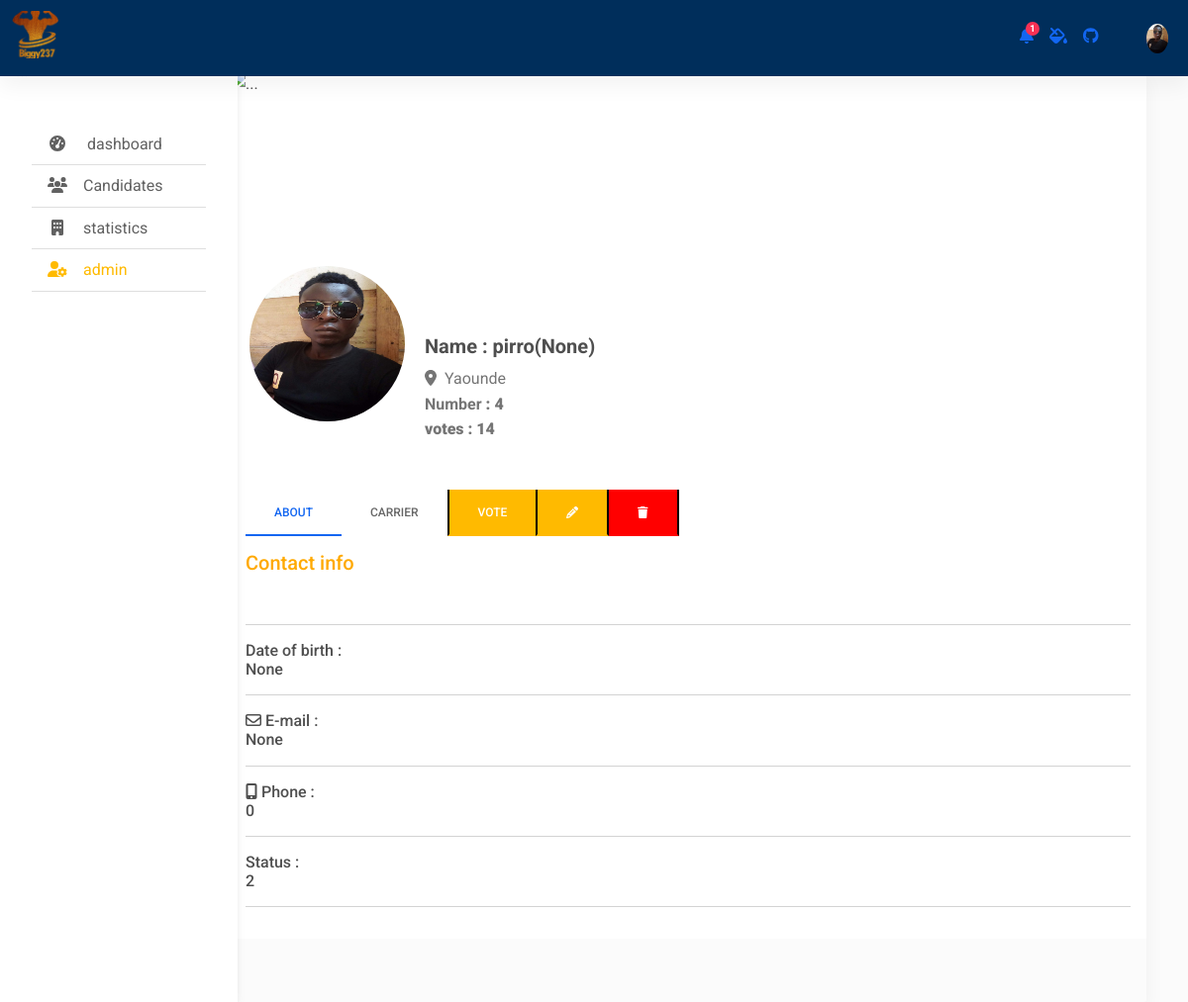
/candidates/candidate_profile/2/, run on an earlier commit of the app's database.
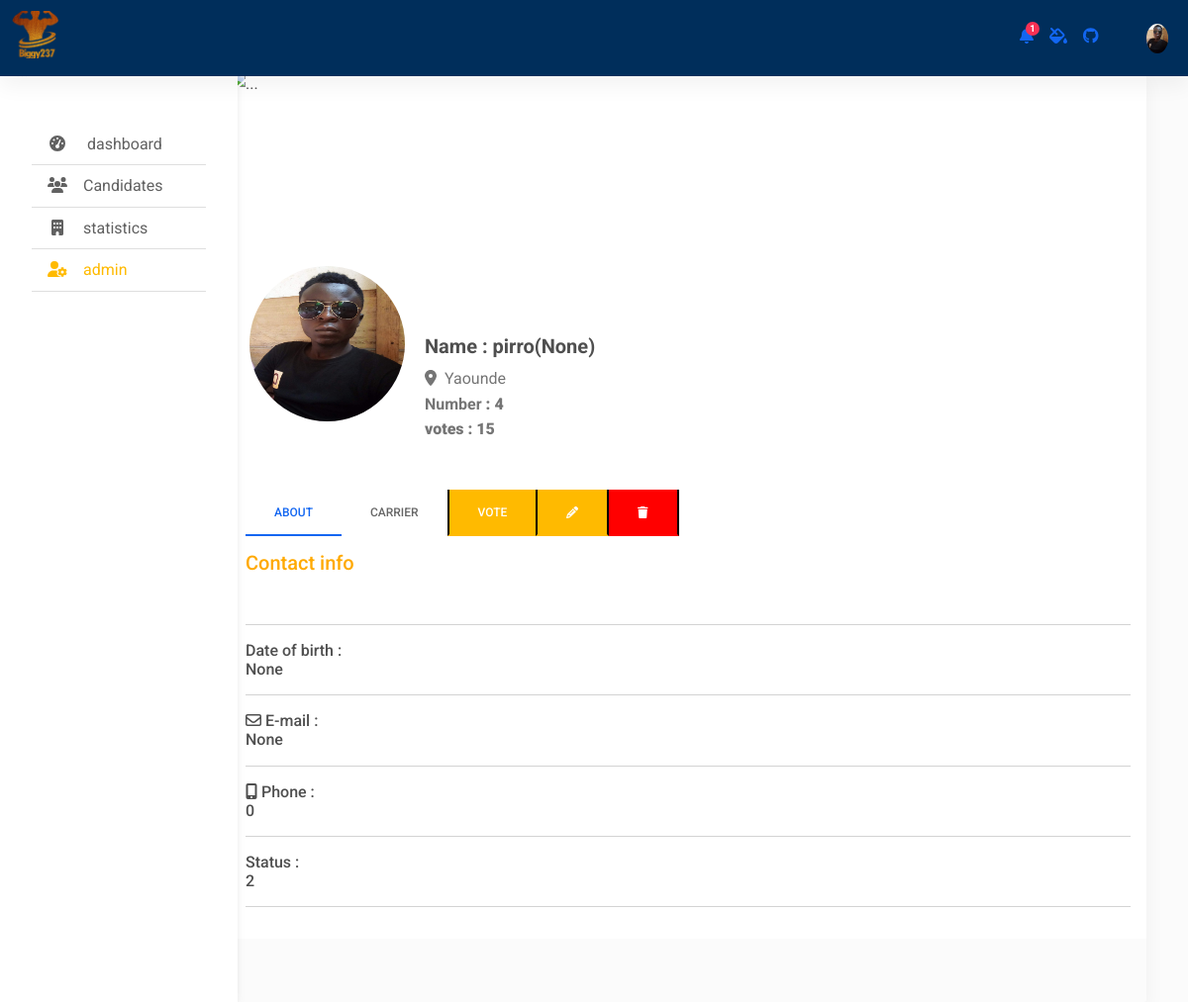
And on a later commit of the database.
### polls/models.py (models this page shows, shortened)
class Choice(models.Model):
	candidate_name       =  models.CharField(max_length =  200)
	carrier_history      =  models.CharField(max_length = 400,null = True)
	candidate_status     =  models.CharField (max_length =200,null=True)
	candidate_email      =  models.CharField(max_length =  200 , null = True)
	candidate_date_birth =  models.DateField(null       = True)
	candidate_number     =  models.IntegerField()
	candidate_tel        =  models.IntegerField( default = 0)
	candidate_image      =  models.ImageField(upload_to ='img/',null   = True, blank  = True)
	candidate_role       =  models.CharField(max_length = 200,  null     = True)
	vote                 =  models.IntegerField(default = 0)

### polls/views.py (the view)
# urls.py: path('candidates/candidate_profile/<int:candidates_id>/',views.candidate_profile, name = 'candidate_profile'),
def candidate_profile(request, candidates_id):
	candidate = get_object_or_404(Choice,pk = candidates_id)
	print('id: ',candidates_id)
	context = {'candidate':candidate}
	return render(request,'polls/profile.html',context=context)

### polls/templates/polls/profile.html (shortened to what the changed rows need)
{% extends "polls/base_generic.html" %}
{% block content%}
{% load static %}
<div class="container mt-5 ">
    <div class="row d-flex justify-content-end mt-5">
        <div class="col-xl-10 mt-4  ">
            <div class="card col ">
                <div class="card-body pt-3">
                    <div class="d-flex align-items-center mb-5">
                        <div class="flex-shrink-0">
                            <img src=" {{candidate.candidate_image.url}}" class="rounded-circle" alt="" style="width: 165px; height: 165px; margin-top: -90px; border: 4px solid #fff;" />
                        </div>
                        <div class="flex-grow-1 ms-3">
                            <p class="fw-bold mb-2 h5"> Name : {{candidate.candidate_name}}({{candidate.candidate_role}})</p>
                            <p class="text-muted mb-0">
                                <i class="fas fa-map-marker-alt me-2"></i>Yaounde
                            </p>
                            <p class="text-muted mb-0">
                                <b>Number <b> : <span>{{candidate.candidate_number}}</span>
                            </p>
                            <p class="text-muted mb-0">
                                <b>votes <b> : <span>{{candidate.vote}}</span>
                            </p>
                        </div>
                    </div>
                    <div class="tab-content" id="ex1-content">
                        <div class="tab-pane fade show active" id="ex1-tabs-1" role="tabpanel" aria-labelledby="ex1-tab-1">
                            <h5 class="text-warning">Contact info</h5>
                            <br>
                            <hr>
                            <h6>
                                Date of birth : <br>
                                {{candidate.candidate_date_birth}}
                            </h6>
                            <hr>
                            <h6> <i class="far fa-envelope"></i>
                                E-mail : <br>
                                {{candidate.candidate_email}}
                            </h6>
                            <hr>
                            <h6> <i class="fas fa-mobile-alt"></i>
                                Phone : <br>
                                {{candidate.candidate_tel}}
                            </h6>
                            <hr>
                            <h6>
                                Status : <br>
                                {{candidate.candidate_status}}
                            </h6>
                            <hr>
                        </div>
                    </div>
                </div>
            </div>
        </div>
    </div>
</div>
{% endblock %}

What changed in the data, as far as the page shows it:
changed Choice "pirro": vote "14" → "15"
